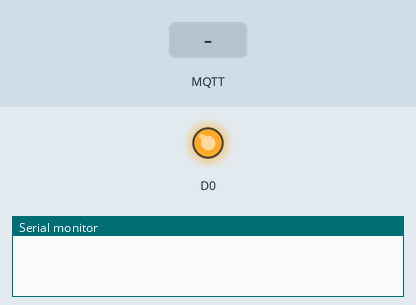
This program was run on a simulated ESP8266 (NodeMCU). On the bench: output pins drawn as LEDs (lit = HIGH), the last lines printed to the serial monitor. The inputs (shaded band) are chosen by the test bench. WiFi joins after 1.5 s; servers stay silent unless stated; no MQTT or app messages arrive unless stated.

Above: at 3.7 s.
3.8 s: MQTT message "1" arrives on the first subscribed topic
At 4.9 s:
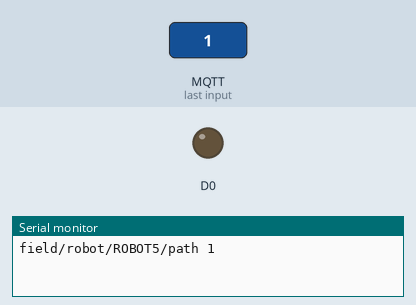
6.3 s: MQTT message "on" arrives on the first subscribed topic
At 8.4 s:
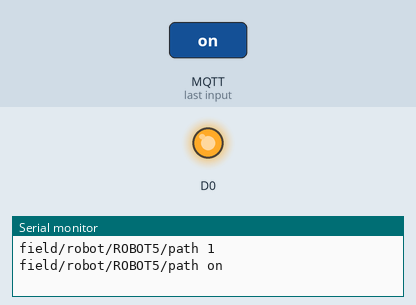
8.7 s: MQTT message "off" arrives on the first subscribed topic
At 10.6 s:
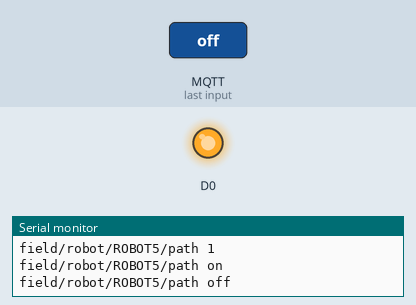
Timing chart, 0 to 12.1 s (numbered marks = the images above; inputs shaded):
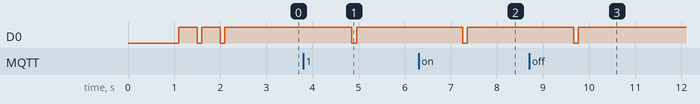

The program:

main.cpp
```cpp
#include <Arduino.h>

#include "uart.h"
#include "mqtt.h"

void setup() {

  pinMode(D0, OUTPUT);

  pinMode(D1, INPUT);
  pinMode(D2, INPUT);
  pinMode(D3, INPUT);
  pinMode(D4, INPUT);

  uart::init();
  mqtt::init();

  Serial.print("\n\n");
}

void loop() {

  mqtt::loop();

  String message = uart::read();
  //Serial.println("." + message + ".");
  if(!message.isEmpty())
    mqtt::send(message);

  delay(100);

  /*digitalWrite(D0, !digitalRead(D0));

  uart::echo();*/


}
```

mqtt.h
```cpp
#ifndef MQTT_H
#define MQTT_H

#include <WiFiUdp.h>
#include <ESP8266WiFi.h>
#include <ESP8266Ping.h>
#include <PubSubClient.h>

// https://byfeel.info/client-mqtt-dans-votre-module-esp/

namespace mqtt {

    // Robot
    //String robot_id = "ROBOT5";

    // WiFi Connection configuration
    char wifi_ssid[] = "Livebox-A42C";     //  le nom du reseau WIFI : IMERIR_IoT, HUAWEI P Qandre
    char wifi_password[] = "FEEE619AFE5CCEE219DE7AFDED";  // le mot de passe WIFI : kohWoong5oox, qandre211198

    // MQTT server properties
    char mqtt_server[] = "mqtt-milles.imerir.org"; //adresse IP serveur
    uint16_t mqtt_port = 1884;
    String mqtt_id = "robot5-zrcgdrthvygun";
    String mqtt_user = "terrain2";
    String mqtt_password = "56jpwYhr";

    // Clients
    WiFiClient espClient;
    PubSubClient MQTTclient(espClient);

    void init();
    void callback(char* topic, byte* payload, unsigned int length);
    void send(String message);
    void loop();

    void connect() {
        MQTTclient.setServer(mqtt_server, mqtt_port);
        MQTTclient.setCallback(mqtt::callback);
        //MQTTclient.setSocketTimeout(10000);
        while(!MQTTclient.connected()) {

            if(!MQTTclient.connect(mqtt_id.c_str(), mqtt_user.c_str(), mqtt_password.c_str())) {

                digitalWrite(D0, LOW);
                delay(400);
                digitalWrite(D0, HIGH);
                delay(100);
            }

            //Serial.println(MQTTclient.state());

        }

        digitalWrite(D0, HIGH);

        //Serial.println("MQTT set");

        MQTTclient.subscribe("field/robot/ROBOT5/path");
    }

    void init() {

        //Serial.println("Post WiFi");

        // Connecte le WiFi
        WiFi.mode(WIFI_OFF);    //Empêcher les problèdes de reconnexion
        delay(1000);
        WiFi.mode(WIFI_STA);    //Cette ligne masque la visualisation de l'ESP en tant que hotspot wifi

        WiFi.begin(wifi_ssid, wifi_password);
        while(WiFi.status() != WL_CONNECTED) {

            digitalWrite(D0, LOW);
            delay(100);
            digitalWrite(D0, HIGH);
            delay(400);
        }

        //Serial.print("WiFi set : ");
        //IPAddress addr = WiFi.localIP();
        //Serial.println(addr.toString());
        //Serial.println(WiFi.subnetMask());
        //Serial.print("MAC Address : ");
        //Serial.println(WiFi.macAddress());

        // Connecte le serveur()
        //Serial.print(mqtt_server); Serial.print(":");Serial.println(mqtt_port);

        mqtt::connect();

    }

    /**
     * @brief Récupère les messages reçues depuis le broker, et les renvoies sur la liaison série
     *
     * @param topic Topic du message
     * @param payload Payload du message
     * @param length Taille du message
     */
    void callback(char* topic, byte* payload, unsigned int length) {
        Serial.print(topic);
        Serial.print(" ");

        digitalWrite(D0, HIGH);
        delay(100);
        digitalWrite(D0, LOW);
        delay(100);
        digitalWrite(D0, HIGH);

        payload[length] = '\0';
        String s = String((char*)payload);

        Serial.print(s + "\n\n");
    }

    void send(String message) {

        //Serial.println(MQTTclient.state());

        while(!MQTTclient.connected()) {
                digitalWrite(D0, LOW);
                delay(1000);
                digitalWrite(D0, HIGH);
                mqtt::connect();
                digitalWrite(D0, LOW);
        }

        //Serial.println("mqtt::send");

        uint8_t i = message.indexOf(" ");
        uint8_t j = message.length();
        const char* c_message = message.c_str();
        char topic[i +1] = {0};
        char content[j -i +1] = {0};
        strncpy(topic, c_message, i);
        strncpy(content, c_message +i +1, j -i -3);

        // Serial.println(message);
        //Serial.println("." + String(topic) + ".");
        //Serial.println("." + String(content) + ".");
        if(MQTTclient.publish(topic, content)) {

            digitalWrite(D0, HIGH);
            delay(100);
            digitalWrite(D0, LOW);
            delay(100);
            digitalWrite(D0, HIGH);
            delay(100);
            digitalWrite(D0, LOW);
            delay(100);
            digitalWrite(D0, HIGH);
        }
        else {
            digitalWrite(D0, HIGH);
            delay(1000);
            digitalWrite(D0, LOW);
            mqtt::connect();
            digitalWrite(D0, HIGH);
        }
    }

    void loop() {

        MQTTclient.loop();

    }
}

#endif
```

uart.h
```cpp
#ifndef UART_H
#define UART_H

#include <Arduino.h>

namespace uart {

    const char separator = '\n';
    const uint16_t buffer_size = 1000;
    char buffer[buffer_size] = {0};
    uint16_t buffer_i = 0;

    /**
     * @brief Initialise la partie communicant via l'UART
     *
     */
    void init() {

        Serial.begin(115200);

        // Serial.println("Serial begin");
    }


    /**
     * @brief Lit les octets entrant de l'UART, retourne une chaine de caractères contenant un message s'il y en a un
     *
     * @return String Chaine de caractère contenant le topic et le message
     */
    String read() {

        // Serial.println("\nuart::read");
        // Serial.println("." + String(buffer) + ".");

        // Lit les données en entré de la liaison série
        uint16_t i = Serial.readBytes(buffer +buffer_i, buffer_size -buffer_i);

        //Serial.print("in : "); Serial.println(i);

        buffer_i += i;
        buffer[buffer_i] = 0;

        // Serial.print("buff : "); Serial.println(buffer_i);

        // Recherche un message complet
        i = 0;
        uint8_t c = '\0';
        uint8_t c_prev = '\0';
        while(  (c != separator || c != c_prev) && i < buffer_i  ) {
            c_prev = c;
            c = buffer[i];
            i++;
        }

        // Serial.print("at : "); Serial.println(i);

        // Extrait le message s'il est complet
        if(c == c_prev) {

            char c_msg[1000] = {0};
            strncpy(c_msg, buffer, i);
            String msg(c_msg);

            uint16_t j = 0, k = i;
            while(i < buffer_size) {
                buffer[j] = buffer[i];
                j++; i++;
            }
            buffer_i -= k;

            return msg;
        }

        return "";
    }

    /**
     * @brief Envoie toutes les données, reçues sur Rx, sur Tx
     *
     */
    void echo() {
        Serial.print(Serial.readString());
    }

}

#endif
```

Measured:
- after the input at 3.8 s, D0: HIGH → LOW after 1.1 s, → HIGH 0.10 s later
- after the input at 6.3 s, D0: HIGH → LOW after 0.96 s, → HIGH 0.10 s later
- after the input at 8.7 s, D0: HIGH → LOW after 0.96 s, → HIGH 0.10 s later
